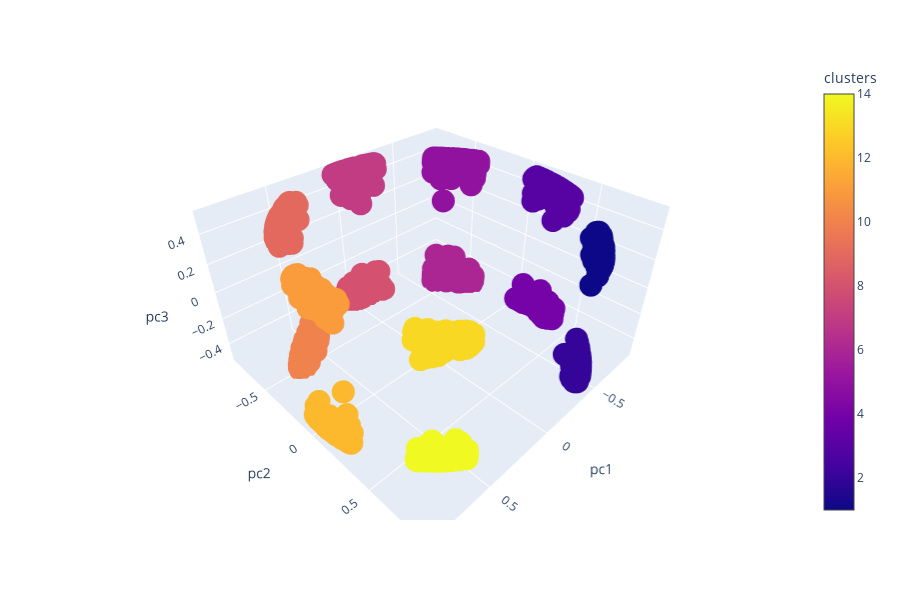

Notebook code for this chart:
### Code cell
fig = px.scatter_3d(pd.DataFrame(np.concatenate((X_test_kernel_pca[:, :3], y_data), axis=1), columns=["pc1", "pc2", "pc3", "clusters"]), x="pc1", y="pc2", z="pc3",color="clusters" )
fig.show()

### Figure 1 — Plotly figure (JSON) as saved in the notebook; plotly's stock layout.template omitted (floating-point values rounded to 4 significant figures; data arrays with more than 128 entries replaced by an {"elided": "..."} marker saying what was removed)
{"data": [{"hoverlabel": {"namelength": 0}, "hovertemplate": "pc1=%{x}<br>pc2=%{y}<br>pc3=%{z}<br>clusters=%{marker.color}", "legendgroup": "", "marker": {"color": {"elided": "1400 int values"}, "coloraxis": "coloraxis", "symbol": "circle"}, "mode": "markers", "name": "", "scene": "scene", "showlegend": false, "type": "scatter3d", "x": {"elided": "1400 float values"}, "y": {"elided": "1400 float values"}, "z": {"elided": "1400 float values"}}], "layout": {"coloraxis": {"colorbar": {"title": {"text": "clusters"}}, "colorscale": [[0, "#0d0887"], [0.1111, "#46039f"], [0.2222, "#7201a8"], [0.3333, "#9c179e"], [0.4444, "#bd3786"], [0.5556, "#d8576b"], [0.6667, "#ed7953"], [0.7778, "#fb9f3a"], [0.8889, "#fdca26"], [1, "#f0f921"]]}, "height": 600, "legend": {"tracegroupgap": 0}, "margin": {"t": 60}, "scene": {"domain": {"x": [0, 0.98], "y": [0, 1]}, "xaxis": {"title": {"text": "pc1"}}, "yaxis": {"title": {"text": "pc2"}}, "zaxis": {"title": {"text": "pc3"}}}}}
